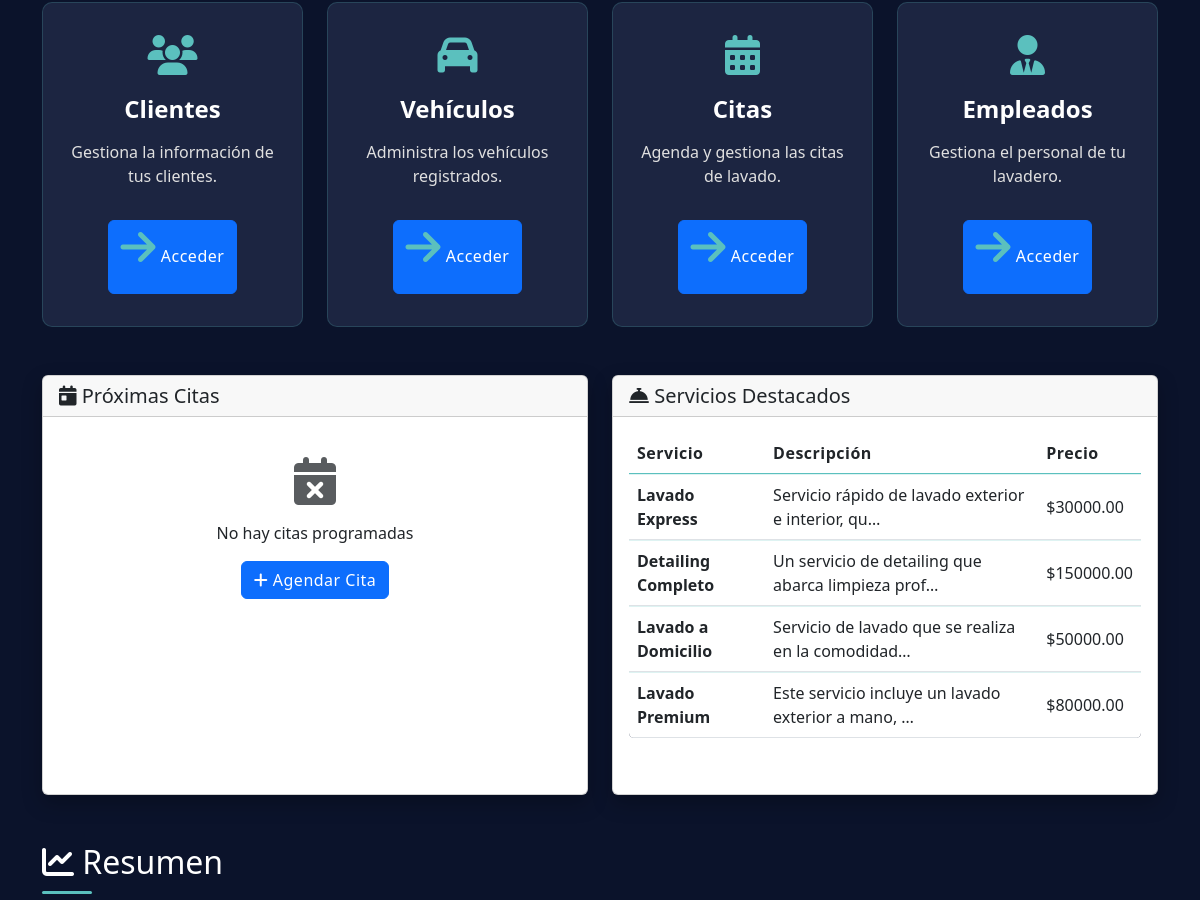
Before: / (middle part) with the older database file.
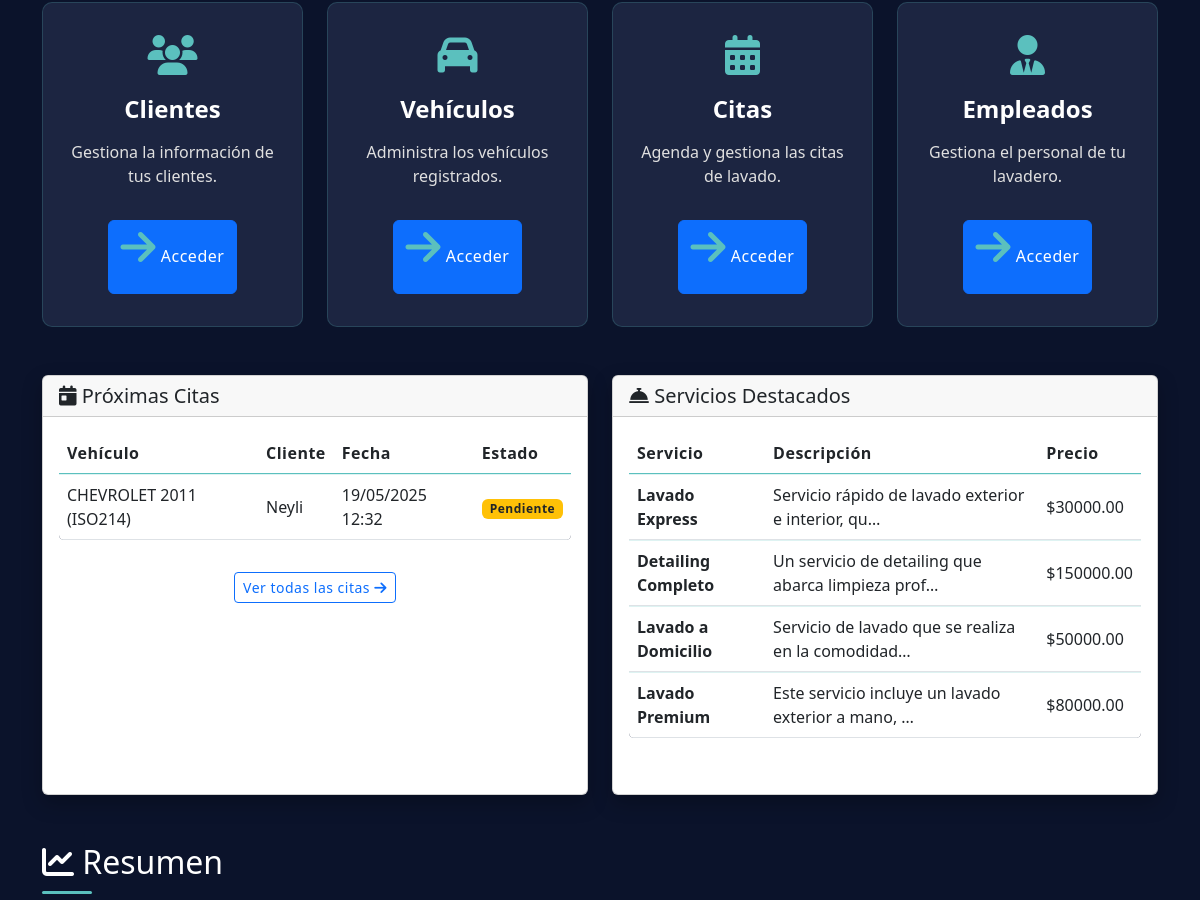
After: the same page with the newer database file.
### DbWash/models.py (models this page shows, shortened)
class servicio(models.Model):
    nombre = models.CharField(max_length=100, null=False)
    precio = models.DecimalField(max_digits=10, decimal_places=2, null=False)
    descripcion = models.TextField(null=True, blank=True)

class Cita(models.Model):
    ESTADO_CHOICES = [
        ('Pendiente', 'Pendiente'),
        ('En proceso', 'En proceso'),
        ('Completada', 'Completada'),
        ('Cancelada', 'Cancelada'),
    ]
    vehiculo = models.ForeignKey(Vehiculo, on_delete=models.CASCADE)
    empleado = models.ForeignKey(Empleado, on_delete=models.CASCADE)
    fecha_hora = models.DateTimeField(null=False)
    servicios = models.ManyToManyField(servicio)
    estado = models.CharField(max_length=20, choices=ESTADO_CHOICES, default='Pendiente')
    notas = models.TextField(null=True, blank=True)
    fecha_creacion = models.DateTimeField(default=timezone.now)

class Vehiculo(models.Model):
    cliente = models.ForeignKey(Cliente, on_delete=models.CASCADE)
    placa = models.CharField(max_length=10, null=False)
    marca = models.CharField(max_length=50, null=False)
    modelo = models.CharField(max_length=50, null=False)
    color = models.CharField(max_length=30, null=False)
    tipo = models.CharField(max_length=30, null=False)
    def __str__(self):
        return f"{self.marca} {self.modelo} ({self.placa})"

class Cliente(models.Model):
    nombre = models.CharField(max_length=100, null=False)
    cedula = models.CharField(max_length=15, null=False)
    direccion = models.CharField(max_length=200, null=False)
    telefono = models.CharField(max_length=15, null=False)
    correo = models.EmailField(max_length=100, null=False)
    def __str__(self):
        return self.nombre

### CarWash/views.py (the view)
# urls.py: path('', views.index, name='index'),
def index(request):
    citas = Cita.objects.filter(estado='Pendiente').order_by('fecha_hora')[:5]
    servicios = servicio.objects.all()[:5]
    context = {
        'citas': citas,
        'servicios': servicios
    }
    return render(request, 'index.html', context)

### templates/index.html (shortened to what the changed rows need)
{% extends "layouts/base.html" %}
{% block content %}
    <div class="row mb-4">
        <div class="col-md-6 mb-4">
            <div class="card h-100">
                <div class="card-body">
                    {% if citas %}
                        <div class="table-responsive">
                            <table class="table table-hover">
                                <thead>
                                    <tr>
                                        <th>Vehículo</th>
                                        <th>Cliente</th>
                                        <th>Fecha</th>
                                        <th>Estado</th>
                                    </tr>
                                </thead>
                                <tbody>
                                    {% for cita in citas %}
                                        <tr>
                                            <td>{{ cita.vehiculo }}</td>
                                            <td>{{ cita.vehiculo.cliente }}</td>
                                            <td>{{ cita.fecha_hora|date:"d/m/Y H:i" }}</td>
                                            <td>
                                                {% if cita.estado == 'Completada' %}
                                                    <span class="badge bg-success">{{ cita.estado }}</span>
                                                {% elif cita.estado == 'Pendiente' %}
                                                    <span class="badge bg-warning text-dark">{{ cita.estado }}</span>
                                                {% elif cita.estado == 'En proceso' %}
                                                    <span class="badge bg-info">{{ cita.estado }}</span>
                                                {% else %}
                                                    <span class="badge bg-danger">{{ cita.estado }}</span>
                                                {% endif %}
                                            </td>
                                        </tr>
                                    {% endfor %}
                                </tbody>
                            </table>
                        </div>
                        <div class="text-center mt-3">
                            <a href="{% url 'citas' %}" class="btn btn-sm btn-outline-primary">Ver todas las citas <i class="fas fa-arrow-right"></i></a>
                        </div>
                    {% else %}
                        <div class="text-center py-4">
                            <i class="fas fa-calendar-times fa-3x mb-3 text-muted"></i>
                            <p>No hay citas programadas</p>
                            <a href="{% url 'citas' %}" class="btn btn-primary">
                                <i class="fas fa-plus"></i> Agendar Cita
                            </a>
                        </div>
                    {% endif %}
                </div>
            </div>
        </div>
        <div class="col-md-6 mb-4">
            <div class="card h-100">
                <div class="card-body">
                    {% if servicios %}
                        <div class="table-responsive">
                            <table class="table table-hover">
                                <thead>
                                    <tr>
                                        <th>Servicio</th>
                                        <th>Descripción</th>
                                        <th>Precio</th>
                                    </tr>
                                </thead>
                                <tbody>
                                    {% for servicio in servicios %}
                                        <tr>
                                            <td><strong>{{ servicio.nombre }}</strong></td>
                                            <td>{{ servicio.descripcion|truncatechars:50 }}</td>
                                            <td>${{ servicio.precio }}</td>
                                        </tr>
                                    {% endfor %}
                                </tbody>
                            </table>
                        </div>
                    {% else %}
                        <div class="text-center py-4">
                            <i class="fas fa-tools fa-3x mb-3 text-muted"></i>
                            <p>No hay servicios registrados</p>
                        </div>
                    {% endif %}
                </div>
            </div>
        </div>
    </div>
    <div class="row">
        <div class="col-12">
            <h2 class="section-title"><i class="fas fa-chart-line"></i> Resumen</h2>
        </div>
    </div>
{% endblock %}

Changed rows visible on the page:
added Cita: vehiculo "CHEVROLET 2011 (ISO214)", vehiculo.cliente "Neyli", fecha_hora "19/05/2025 12:32", estado "Pendiente"
Other visible differences:
text no longer shown: "No hay citas programadas Agendar Cita"
text now shown: "Vehículo Cliente Fecha Estado Ver todas las citas"
